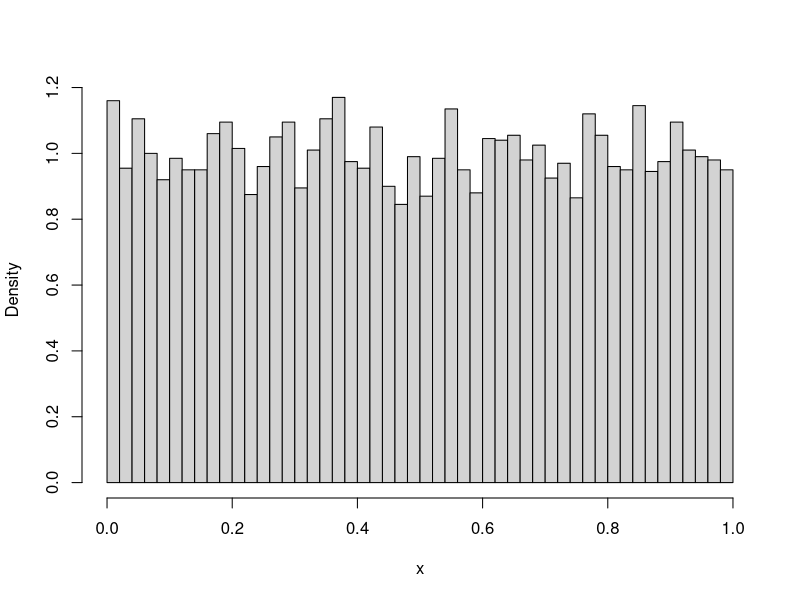
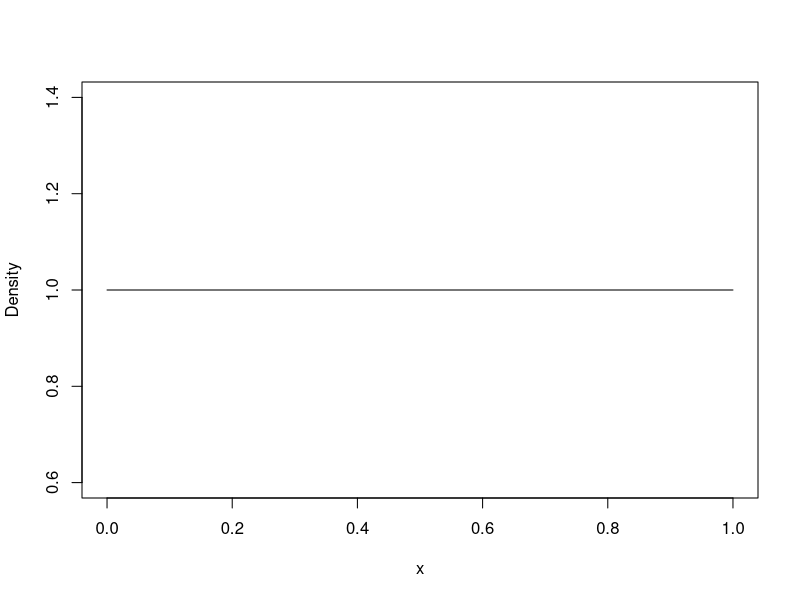
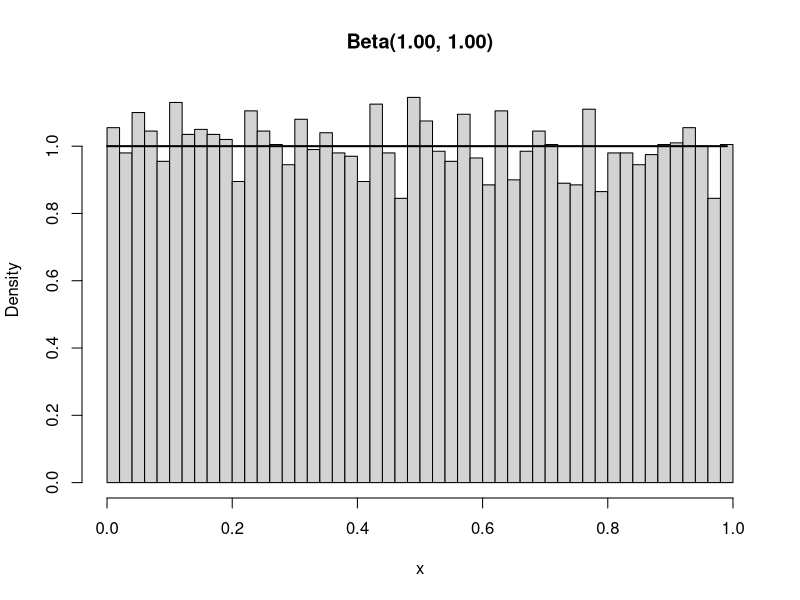
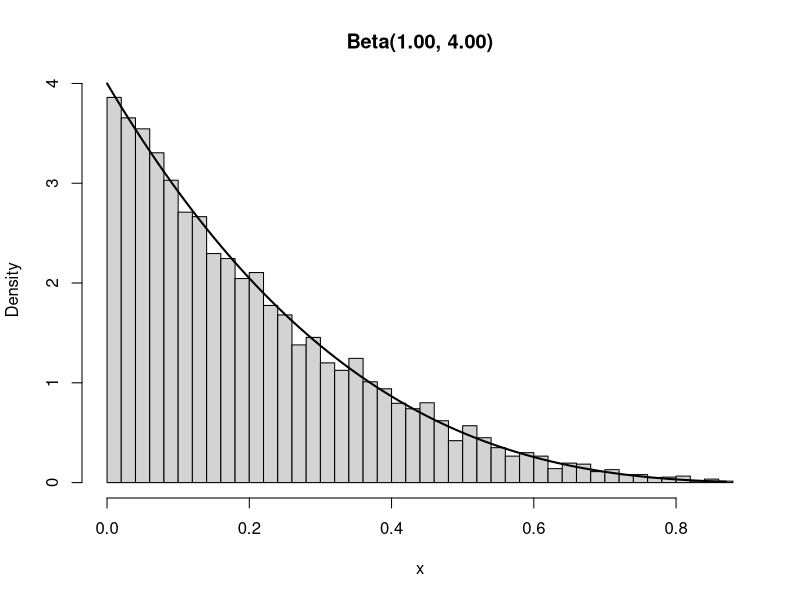
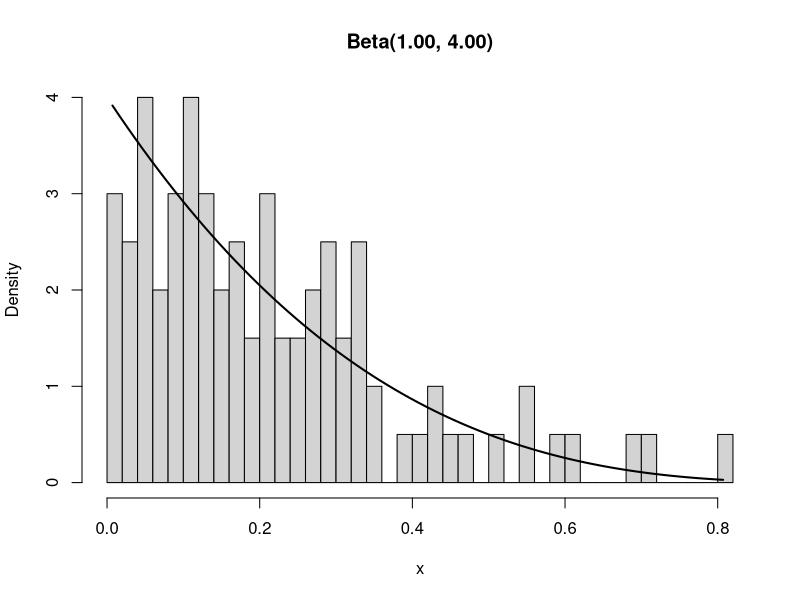
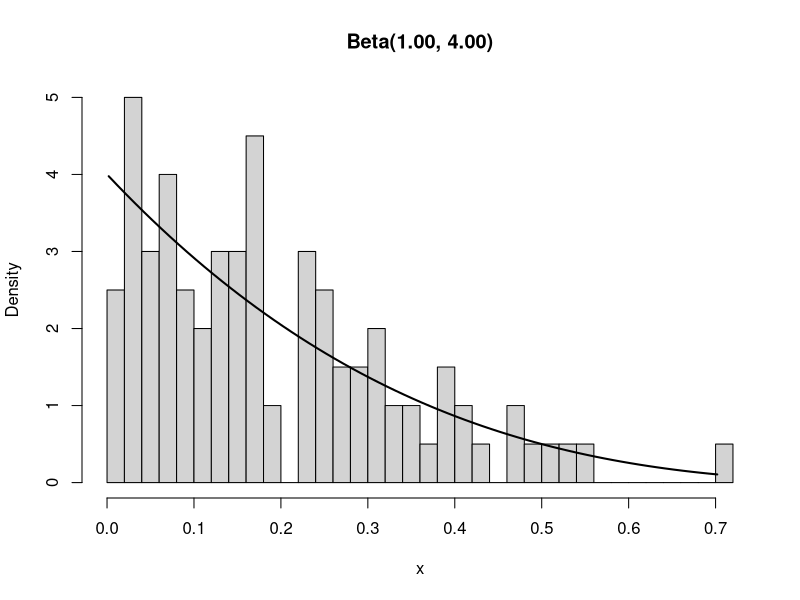

These charts were generated, in order, by the following R code:
## ---- chunk 1
runif(1)
## ---- chunk 2
runif(1, min = -10, max = 10)
## ---- chunk 3
runif(10, min = -10, max = 10)
## ---- chunk 4
matrix(runif(10*5, min = -10, max = 10), nrow = 10)
## ---- chunk 5
rnorm(1)
rnorm(1, mean = 10, sd = 4)
rnorm(10, mean = 10, sd = 4)
matrix(rnorm(10*5, mean = 10, sd = 4), nrow = 10)
## ---- chunk 6
?rnorm
## ---- chunk 7
rbeta(1, 1, 1)
## ---- chunk 8
draws_beta <- rbeta(10000, 1, 1)
hist(draws_beta, breaks = 50, freq = FALSE, xlab = "x", main = "")
## ---- chunk 9
x <- seq(0, 1, 0.01)
density_beta <- dbeta(x, 1, 1)
plot(x, density_beta, type = "l", ylab = "Density")
## ---- chunk 10
#' Compares the empirical and theoretical density of a Beta distribution
#' 
#' @param n Number of draws to take for the empirical density
#' @param shape1 Shape parameter of Beta. See ?rbeta.
#' @param shape2 Shape parameter of Beta. See ?rbeta.
#' @param step_size Controls the details of the theoretical density plot.
#' The smaller this value, the more detailed the plot. Default value is 0.01.
#' @return Returns a plot. 
#' @examples
#' plot_beta_density(10000, 1, 1)
#' plot_beta_density(10000, 1, 5, step_size=1e-4)
plot_beta_density <- function(n, shape1, shape2, step_size=0.01){
  draws_beta <- rbeta(n, shape1, shape2)
  min_x <- min(draws_beta)
  max_x <- max(draws_beta)
  x <- seq(min_x, max_x, step_size)
  density_beta <- dbeta(x, shape1, shape2)
  hist(draws_beta, 
       breaks = 50, 
       freq = FALSE,
       xlab = "x", 
       ylab = "Density", 
       main = sprintf("Beta(%.2f, %.2f)", shape1, shape2)
       )
  lines(x, density_beta, col="black", lwd = 2)
}
## ---- chunk 11
plot_beta_density(10000, 1, 1)
## ---- chunk 12
plot_beta_density(10000, 1, 4)
## ---- chunk 13
plot_beta_density(100, 1, 4)
## ---- chunk 14
plot_beta_density(100, 1, 4)
## ---- chunk 15
set.seed(6150533)
rgamma(1, 1)
## ---- chunk 16
set.seed(6150533)
rgamma(1, 1)
